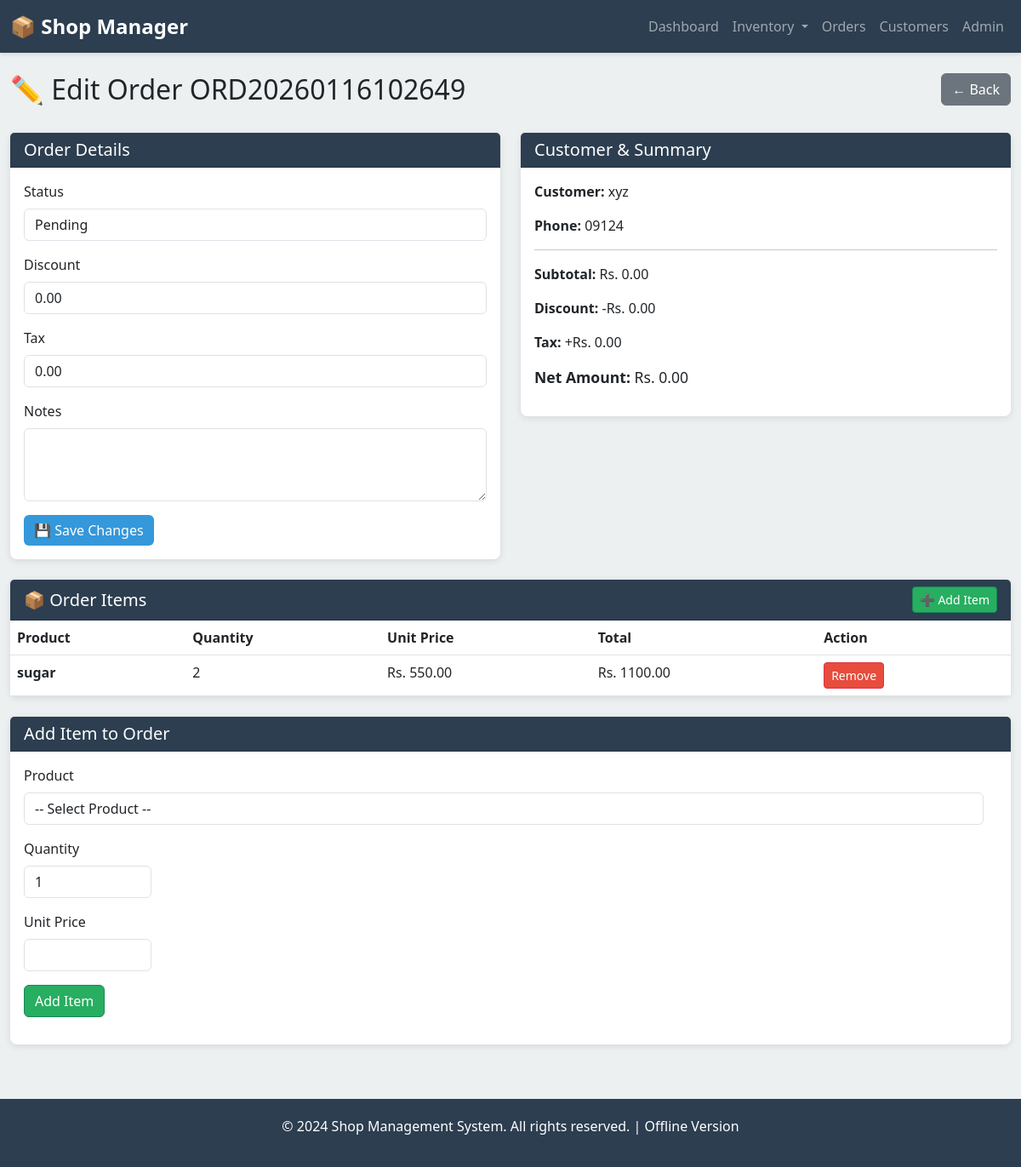
Screenshot of /orders/2/edit/ with the database file from the repository.
### inventory/models.py (models this page shows, shortened)
class Order(models.Model):
    ORDER_STATUS_CHOICES = [
        ('pending', 'Pending'),
        ('confirmed', 'Confirmed'),
        ('completed', 'Completed'),
        ('cancelled', 'Cancelled'),
    ]
    order_number = models.CharField(max_length=50, unique=True)
    customer = models.ForeignKey(Customer, on_delete=models.SET_NULL, null=True)
    status = models.CharField(max_length=20, choices=ORDER_STATUS_CHOICES, default='pending')
    total_amount = models.DecimalField(max_digits=12, decimal_places=2, default=0)
    discount = models.DecimalField(max_digits=10, decimal_places=2, default=0)
    tax = models.DecimalField(max_digits=10, decimal_places=2, default=0)
    net_amount = models.DecimalField(max_digits=12, decimal_places=2, default=0)
    notes = models.TextField(blank=True)
    created_at = models.DateTimeField(auto_now_add=True)
    updated_at = models.DateTimeField(auto_now=True)

class Customer(models.Model):
    name = models.CharField(max_length=200)
    phone = models.CharField(max_length=20, blank=True)
    email = models.EmailField(blank=True)
    address = models.TextField(blank=True)
    city = models.CharField(max_length=100, blank=True)
    created_at = models.DateTimeField(auto_now_add=True)

class OrderItem(models.Model):
    order = models.ForeignKey(Order, on_delete=models.CASCADE, related_name='items')
    product = models.ForeignKey(Product, on_delete=models.SET_NULL, null=True)
    quantity = models.IntegerField()
    unit_price = models.DecimalField(max_digits=10, decimal_places=2)
    total = models.DecimalField(max_digits=12, decimal_places=2)

class Product(models.Model):
    name = models.CharField(max_length=200)
    sku = models.CharField(max_length=50, unique=True)
    category = models.ForeignKey(Category, on_delete=models.SET_NULL, null=True, blank=True)
    description = models.TextField(blank=True)
    purchase_price = models.DecimalField(max_digits=10, decimal_places=2)
    selling_price = models.DecimalField(max_digits=10, decimal_places=2)
    quantity_in_stock = models.IntegerField(default=0)
    reorder_level = models.IntegerField(default=10)
    is_active = models.BooleanField(default=True)
    created_at = models.DateTimeField(auto_now_add=True)
    updated_at = models.DateTimeField(auto_now=True)

### inventory/views.py (the view)
# urls.py: path('orders/<int:pk>/edit/', views.order_edit, name='order-edit'),
def order_edit(request, pk):
    order = get_object_or_404(Order, pk=pk)
    items = order.items.all()
    if request.method == 'POST':
        form = OrderForm(request.POST, instance=order)
        if form.is_valid():
            order = form.save()
            total = items.aggregate(Sum('total'))['total__sum'] or 0
            order.total_amount = total
            order.net_amount = total - order.discount + order.tax
            order.save()
            messages.success(request, 'Order updated successfully!')
            return redirect('order-detail', pk=order.pk)
    else:
        form = OrderForm(instance=order)
    products = Product.objects.filter(is_active=True)
    context = {'order': order, 'form': form, 'items': items, 'products': products}
    return render(request, 'inventory/order_edit.html', context)

### inventory/forms.py
class OrderForm(forms.ModelForm):
    class Meta:
        model = Order
        fields = ['customer', 'status', 'discount', 'tax', 'notes']
        widgets = {
            'customer': forms.Select(attrs={'class': 'form-control'}),
            'status': forms.Select(attrs={'class': 'form-control'}),
            'discount': forms.NumberInput(attrs={'class': 'form-control', 'placeholder': '0.00', 'step': '0.01'}),
            'tax': forms.NumberInput(attrs={'class': 'form-control', 'placeholder': '0.00', 'step': '0.01'}),
            'notes': forms.Textarea(attrs={'class': 'form-control', 'rows': 3}),
        }

### templates/inventory/order_edit.html (shortened to what this page needs)
{% extends 'base.html' %}
{% block content %}
<div class="row mb-4">
    <div class="col-md-8">
        <h2>✏️ Edit Order {{ order.order_number }}</h2>
    </div>
    <div class="col-md-4">
        <a href="{% url 'order-detail' order.pk %}" class="btn btn-secondary float-end">← Back</a>
    </div>
</div>
<div class="row">
    <div class="col-md-6">
        <div class="card">
            <div class="card-header">
                <h5 class="mb-0">Order Details</h5>
            </div>
            <div class="card-body">
                <form method="post">
                    {% for field in form %}
                        {% if field.name != 'customer' %}
                        <div class="mb-3">
                            <label for="{{ field.id_for_label }}" class="form-label">{{ field.label }}</label>
                            {{ field }}
                        </div>
                        {% endif %}
                    {% endfor %}
                    <button type="submit" class="btn btn-primary">💾 Save Changes</button>
                </form>
            </div>
        </div>
    </div>
    <div class="col-md-6">
        <div class="card">
            <div class="card-header">
                <h5 class="mb-0">Customer & Summary</h5>
            </div>
            <div class="card-body">
                <p><strong>Customer:</strong> {{ order.customer.name }}</p>
                <p><strong>Phone:</strong> {{ order.customer.phone }}</p>
                <hr>
                <p><strong>Subtotal:</strong> Rs. {{ order.total_amount|floatformat:2 }}</p>
                <p><strong>Discount:</strong> -Rs. {{ order.discount|floatformat:2 }}</p>
                <p><strong>Tax:</strong> +Rs. {{ order.tax|floatformat:2 }}</p>
                <p style="font-size: 1.1rem;"><strong>Net Amount:</strong> Rs. {{ order.net_amount|floatformat:2 }}</p>
            </div>
        </div>
    </div>
</div>
<div class="row mt-4">
    <div class="col-12">
        <div class="card">
            <div class="card-header">
                <div class="d-flex justify-content-between align-items-center">
                    <h5 class="mb-0">📦 Order Items</h5>
                    <a href="{% url 'add-order-item' order.pk %}" class="btn btn-sm btn-success">➕ Add Item</a>
                </div>
            </div>
            {% if items %}
            <div class="table-responsive">
                <table class="table table-hover mb-0">
                    <thead>
                        <tr>
                            <th>Product</th>
                            <th>Quantity</th>
                            <th>Unit Price</th>
                            <th>Total</th>
                            <th>Action</th>
                        </tr>
                    </thead>
                    <tbody>
                        {% for item in items %}
                        <tr>
                            <td><strong>{{ item.product.name }}</strong></td>
                            <td>{{ item.quantity }}</td>
                            <td>Rs. {{ item.unit_price|floatformat:2 }}</td>
                            <td>Rs. {{ item.total|floatformat:2 }}</td>
                            <td>
                                <a href="{% url 'remove-order-item' item.pk %}" class="btn btn-sm btn-danger" onclick="return confirm('Remove this item?')">Remove</a>
                            </td>
                        </tr>
                        {% endfor %}
                    </tbody>
                </table>
            </div>
            {% else %}
            <div class="card-body">
                <p class="text-muted mb-3">No items in this order yet.</p>
                <a href="{% url 'add-order-item' order.pk %}" class="btn btn-success">➕ Add First Item</a>
            </div>
            {% endif %}
        </div>
    </div>
</div>
<div class="row mt-4">
    <div class="col-12">
        <div class="card">
            <div class="card-header">
                <h5 class="mb-0">Add Item to Order</h5>
            </div>
            <div class="card-body">
                <form method="post" action="{% url 'add-order-item' order.pk %}" class="form-inline">
                    <div class="mb-3 me-3 flex-grow-1">
                        <label for="productSelect" class="form-label">Product</label>
                        <select name="product" id="productSelect" class="form-control" required onchange="updatePrice()">
                            <option value="">-- Select Product --</option>
                        </select>
                    </div>
                    <div class="mb-3 me-3" style="width: 150px;">
                        <label for="quantity" class="form-label">Quantity</label>
                        <input type="number" name="quantity" id="quantity" class="form-control" value="1" min="1" required>
                    </div>
                    <div class="mb-3 me-3" style="width: 150px;">
                        <label for="unitPrice" class="form-label">Unit Price</label>
                        <input type="number" name="unit_price" id="unitPrice" class="form-control" step="0.01" required>
                    </div>
                    <div class="mb-3">
                        <button type="submit" class="btn btn-success">Add Item</button>
                    </div>
                </form>
            </div>
        </div>
    </div>
</div>
{% endblock %}

### templates/base.html (style rules this page uses)
:root { --primary-color: #2c3e50; --secondary-color: #3498db; --success-color: #27ae60; --danger-color: #e74c3c; --warning-color: #f39c12; }
body { background-color: #ecf0f1; font-family: 'Segoe UI', Tahoma, Geneva, Verdana, sans-serif; }
.card { border: none; box-shadow: 0 2px 8px rgba(0,0,0,0.1); border-radius: 8px; }
.card-header { background-color: var(--primary-color); color: white; border-radius: 8px 8px 0 0; }
.btn-primary { background-color: var(--secondary-color); border: none; }
.btn-success { background-color: var(--success-color); }
.btn-danger { background-color: var(--danger-color); }
.table { background-color: white; }

### rows the page displays
Order: order_number "ORD20260116102649", form "Pending" "0.00" "0.00", customer.name "xyz", customer.phone "09124", total_amount "0.00", discount "0.00", tax "0.00", net_amount "0.00"
OrderItem: product.name "sugar", quantity "2", unit_price "550.00", total "1100.00"

### other values shown
{{ field.label }} "Status" "Discount" "Tax" "Notes"
